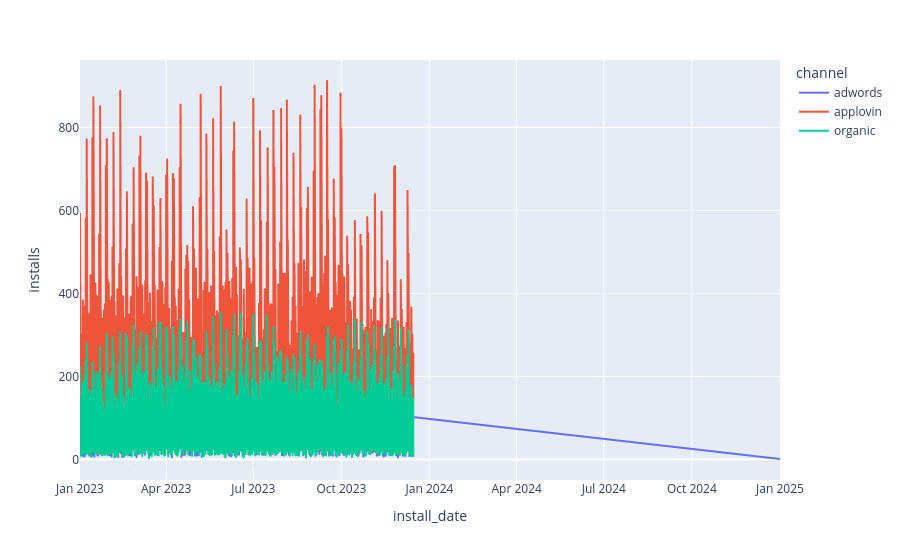

Notebook code for this chart:
### Code cell
query_6 = """
with touches as(
select
ut.user_id,
ut.touch_date,
ut.channel,
ui.user_start_date,
ui.country
from mobile_game.users_touches ut 
join mobile_game.user_info ui 
on ut.user_id = ui.user_id
where ut.touch_date <= ui.user_start_date
),

last_click as (
select 
user_id,
max(touch_date) as last_click_date
from touches
group by user_id
),

attributed_installs as (
select 
touches.user_id,
touches.user_start_date as install_date,
touches.country,
touches.channel
from touches 
join last_click lc
on touches.user_id = lc.user_id 
and touches.touch_date = lc.last_click_date
)

select 
install_date,
country,
channel,
count(*) as installs
from attributed_installs
group by install_date, country, channel
"""
df_6 = fetch_data_pandas(query_6)
px.line(df_6, x='install_date', y='installs', color='channel')

### Figure 1 — Plotly figure (JSON) as saved in the notebook; plotly's stock layout.template omitted (floating-point values rounded to 4 significant figures; data arrays with more than 128 entries replaced by an {"elided": "..."} marker saying what was removed)
{"data": [{"hovertemplate": "channel=adwords<br>install_date=%{x}<br>installs=%{y}<extra></extra>", "legendgroup": "adwords", "line": {"color": "#636efa", "dash": "solid"}, "marker": {"symbol": "circle"}, "mode": "lines", "name": "adwords", "showlegend": true, "type": "scattergl", "x": {"elided": "2444 str values"}, "xaxis": "x", "y": {"elided": "2444 int values"}, "yaxis": "y"}, {"hovertemplate": "channel=applovin<br>install_date=%{x}<br>installs=%{y}<extra></extra>", "legendgroup": "applovin", "line": {"color": "#EF553B", "dash": "solid"}, "marker": {"symbol": "circle"}, "mode": "lines", "name": "applovin", "showlegend": true, "type": "scattergl", "x": {"elided": "2443 str values"}, "xaxis": "x", "y": {"elided": "2443 int values"}, "yaxis": "y"}, {"hovertemplate": "channel=organic<br>install_date=%{x}<br>installs=%{y}<extra></extra>", "legendgroup": "organic", "line": {"color": "#00cc96", "dash": "solid"}, "marker": {"symbol": "circle"}, "mode": "lines", "name": "organic", "showlegend": true, "type": "scattergl", "x": {"elided": "2443 str values"}, "xaxis": "x", "y": {"elided": "2443 int values"}, "yaxis": "y"}], "layout": {"legend": {"title": {"text": "channel"}, "tracegroupgap": 0}, "margin": {"t": 60}, "xaxis": {"anchor": "y", "domain": [0, 1], "title": {"text": "install_date"}}, "yaxis": {"anchor": "x", "domain": [0, 1], "title": {"text": "installs"}}}}
